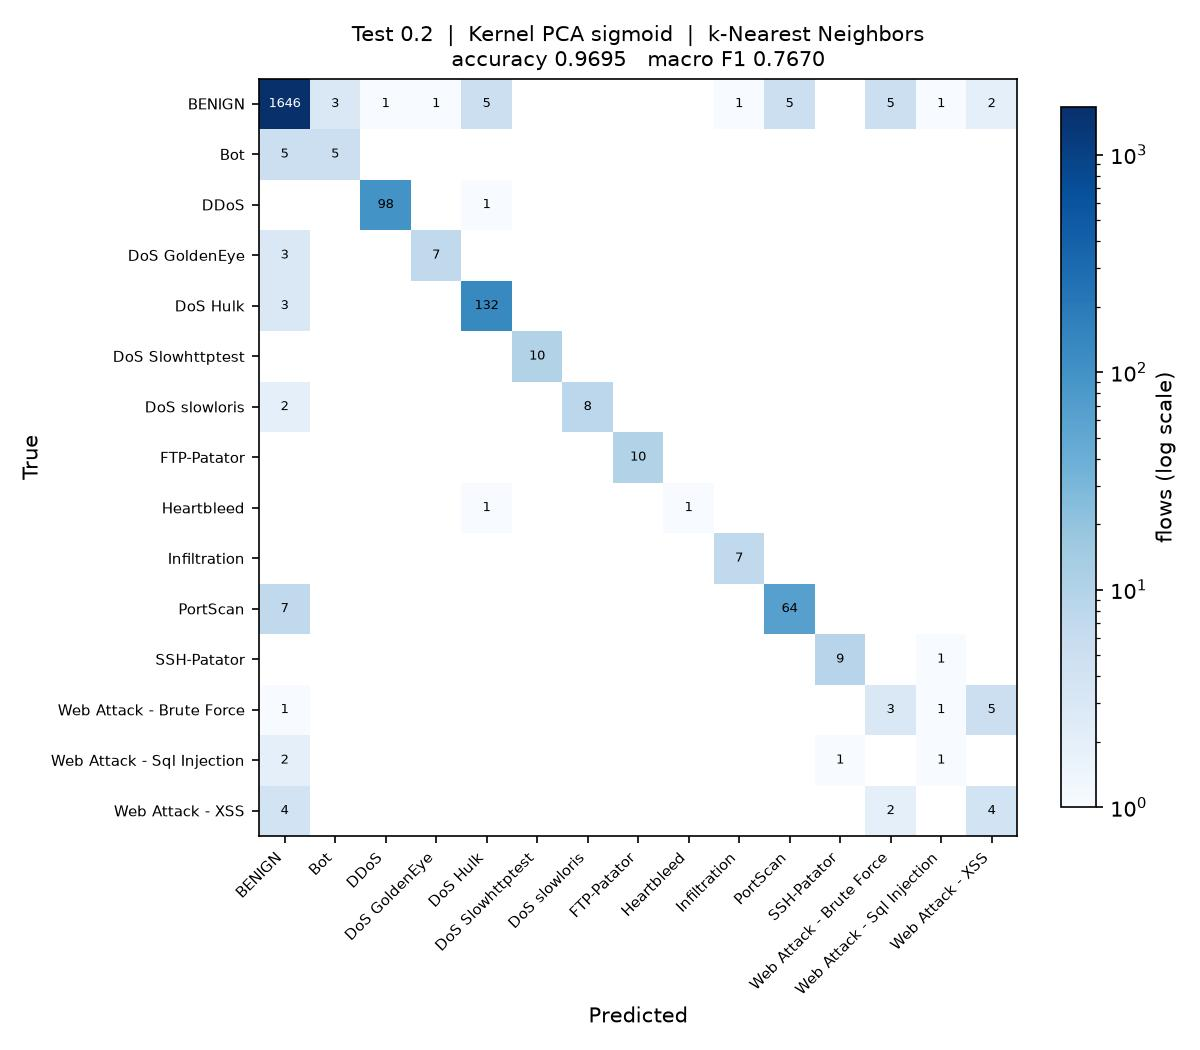

This chart was generated by the following Python code:
"""
Test_0.2_DR_SIG_KNN

Test size 0.2  |  Kernel PCA (sigmoid)  |  k-Nearest Neighbors  (reference sheet #13)

Note: taken in place of sheet #5 Elastic Net, which is a regressor and cannot classify.

Run on its own:

    python Test_0.2_DR_SIG_KNN.py

Writes Test_0.2_DR_SIG_KNN.jpg (confusion matrix) and appends one row to
results/75_runs.csv.
"""

import os
import sys
import time
import warnings
from pathlib import Path

import matplotlib
matplotlib.use("Agg")
import matplotlib.pyplot as plt
import numpy as np
import pandas as pd
from sklearn.decomposition import KernelPCA
from sklearn.impute import SimpleImputer
from sklearn.metrics import (accuracy_score, confusion_matrix, f1_score,
                             precision_score, recall_score)
from sklearn.model_selection import train_test_split
from sklearn.preprocessing import LabelEncoder, StandardScaler
from sklearn.neighbors import KNeighborsClassifier

sys.path.insert(0, str(Path(__file__).resolve().parent.parent))
from common import load_sample                      # noqa: E402

warnings.filterwarnings("ignore")

# ----- this run -------------------------------------------------------------
TEST_SIZE = 0.2
KERNEL = "sigmoid"
CLASSIFIER = "KNN"
N_COMPONENTS = 15
# ----------------------------------------------------------------------------

SEED = 0
N_JOBS = max(1, (os.cpu_count() or 2) // 2)
STEM = "Test_0.2_DR_SIG_KNN"
HERE = Path(__file__).resolve().parent
RESULTS = HERE.parent / "results"


def main():
    t0 = time.time()
    df = load_sample(10000, 50, SEED)
    y = LabelEncoder().fit_transform(df["Label"])
    X = df.drop(columns=["Label", "Day"])
    classes = sorted(df["Label"].unique())
    print(f"{len(df):,} flows, {X.shape[1]} features, {len(classes)} classes")

    X_train, X_test, y_train, y_test = train_test_split(
        X, y, test_size=TEST_SIZE, random_state=SEED, stratify=y)

    # mean imputation and scaling, fitted on the training split only
    imputer = SimpleImputer(strategy="mean").fit(X_train)
    scaler = StandardScaler().fit(imputer.transform(X_train))
    X_train = scaler.transform(imputer.transform(X_train))
    X_test = scaler.transform(imputer.transform(X_test))

    # dimensionality reduction: Kernel PCA, fitted on the training split only.
    # arpack keeps the largest positive eigenvalues; the randomized solver ranks
    # them by magnitude and fails on the sigmoid kernel, which is not PSD.
    kpca = KernelPCA(n_components=N_COMPONENTS, kernel=KERNEL,
                     eigen_solver="arpack", random_state=SEED, n_jobs=N_JOBS)
    X_train = kpca.fit_transform(X_train)
    X_test = kpca.transform(X_test)
    print(f"Kernel PCA ({KERNEL}): {X_train.shape[1]} components")

    classifier = KNeighborsClassifier(n_neighbors=5, n_jobs=N_JOBS)
    classifier.fit(X_train, y_train)
    y_pred = classifier.predict(X_test)

    acc = accuracy_score(y_test, y_pred)
    pre = precision_score(y_test, y_pred, average="macro", zero_division=0)
    rec = recall_score(y_test, y_pred, average="macro", zero_division=0)
    f1 = f1_score(y_test, y_pred, average="macro", zero_division=0)
    pre_w = precision_score(y_test, y_pred, average="weighted", zero_division=0)
    rec_w = recall_score(y_test, y_pred, average="weighted", zero_division=0)
    f1_w = f1_score(y_test, y_pred, average="weighted", zero_division=0)

    print(f"Accuracy  : {acc:.4f}")
    print(f"Precision : {pre:.4f}")
    print(f"Recall    : {rec:.4f}")
    print(f"F1 Score  : {f1:.4f}")

    # confusion matrix image, named to match this script
    cm = confusion_matrix(y_test, y_pred, labels=range(len(classes)))
    fig, ax = plt.subplots(figsize=(8, 7))
    im = ax.imshow(cm, cmap="Blues", norm=matplotlib.colors.LogNorm(vmin=1))
    ax.set_xticks(range(len(classes)), classes, rotation=45, ha="right", fontsize=7)
    ax.set_yticks(range(len(classes)), classes, fontsize=7)
    ax.set_xlabel("Predicted")
    ax.set_ylabel("True")
    ax.set_title(f"Test {TEST_SIZE}  |  Kernel PCA {KERNEL}  |  k-Nearest Neighbors\n"
                 f"accuracy {acc:.4f}   macro F1 {f1:.4f}", fontsize=10)
    for i in range(len(classes)):
        for j in range(len(classes)):
            if cm[i, j]:
                ax.text(j, i, cm[i, j], ha="center", va="center", fontsize=6,
                        color="white" if cm[i, j] > cm.max() / 3 else "black")
    fig.colorbar(im, ax=ax, fraction=0.04, label="flows (log scale)")
    fig.tight_layout()
    fig.savefig(HERE / f"{STEM}.jpg", dpi=150)
    plt.close(fig)

    # one row appended to the shared results table
    RESULTS.mkdir(exist_ok=True)
    row = {"Test": TEST_SIZE, "DR": "SIG", "Clas": CLASSIFIER,
           "Acc": round(acc, 4), "Pre": round(pre, 4), "Rec": round(rec, 4),
           "F1": round(f1, 4),
           "Pre_weighted": round(pre_w, 4), "Rec_weighted": round(rec_w, 4),
           "F1_weighted": round(f1_w, 4),
           "n_components": N_COMPONENTS, "seconds": round(time.time() - t0, 1),
           "script": STEM}
    out = RESULTS / "75_runs.csv"
    old = pd.read_csv(out).to_dict("records") if out.exists() else []
    old = [r for r in old if r.get("script") != STEM]
    pd.DataFrame(old + [row]).to_csv(out, index=False)
    print(f"saved {STEM}.jpg and appended to results/75_runs.csv "
          f"({time.time() - t0:.0f}s)")


if __name__ == "__main__":
    main()
